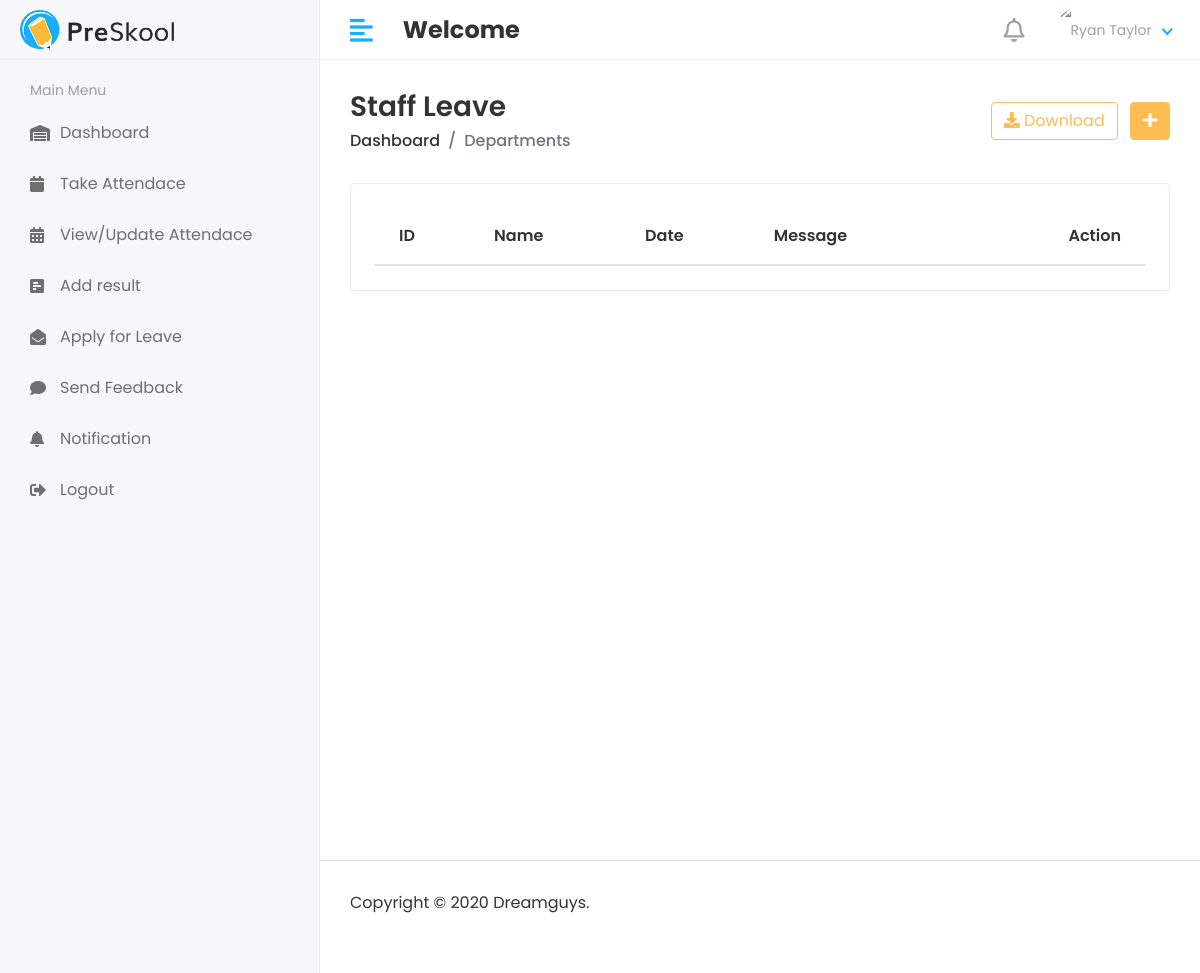
The app's page /hod/staf/stafleave/, older data.
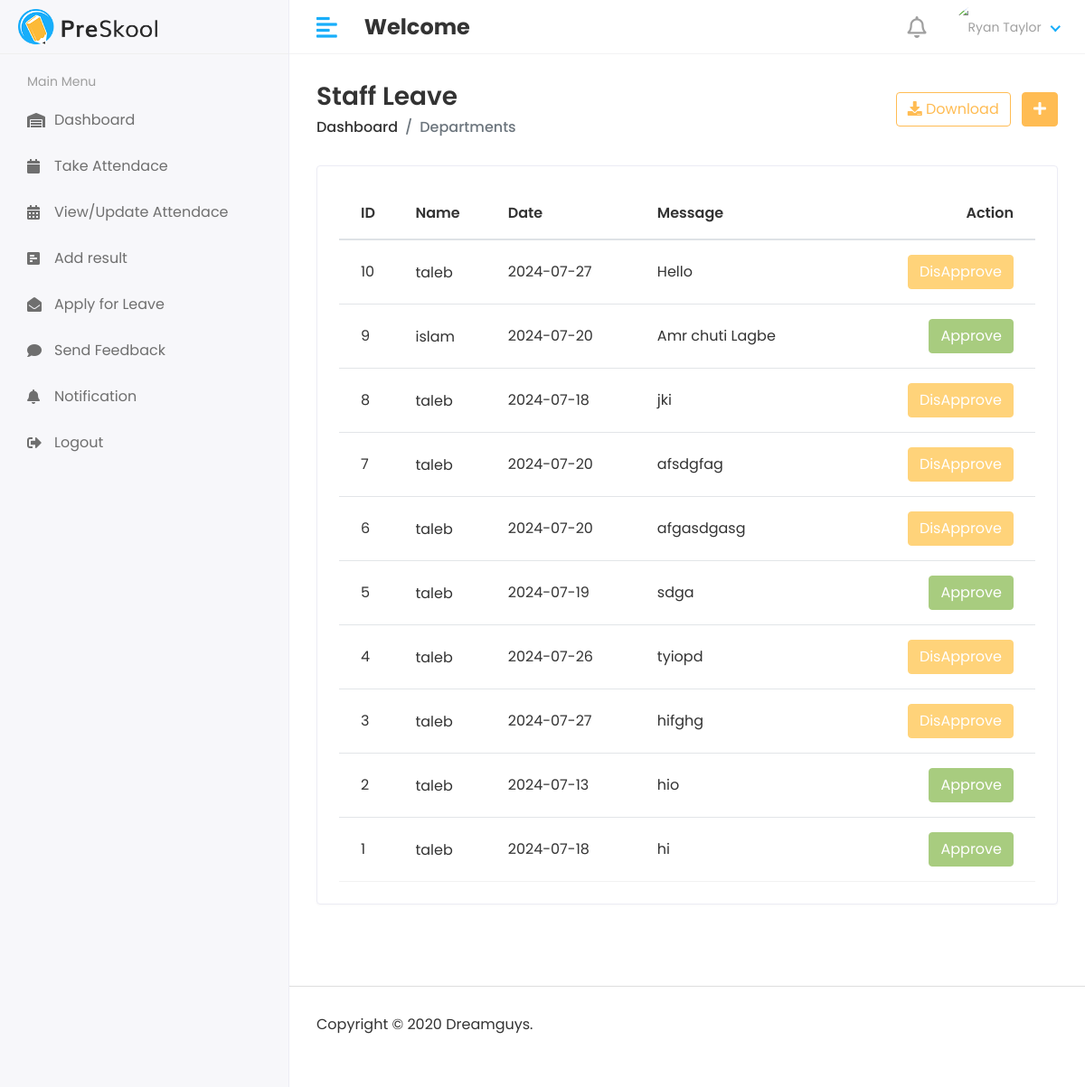
The same page, newer data.
### App/models.py (models this page shows, shortened)
class Stafleave(models.Model):
    staf_id=models.ForeignKey(Staf, on_delete=models.CASCADE)
    data=models.CharField( max_length=100)
    message=models.TextField()
    status=models.IntegerField(default=0)
    create=models.DateField( auto_now_add=True)
    update=models.DateField( auto_now_add=True)

class Staf(models.Model):
    admin=models.OneToOneField(CustomUser, on_delete=models.CASCADE,null=True,blank=True)
    address=models.CharField( max_length=50)
    gender=models.CharField( max_length=50)
    religion=models.CharField( max_length=50)
    univercity=models.CharField( max_length=50)
    subject=models.CharField( max_length=50)
    phone=models.CharField( max_length=50)
    create=models.DateField( auto_now_add=False)
    update=models.DateField( auto_now=True)

class CustomUser(AbstractUser):
    USER=(
        (1, 'HOD'),
        (2, 'STAFF'),
        (3, 'STUDENT'),
    )
    user_type=models.CharField(choices=USER, max_length=50,default=1,blank=True,null=True)
    profile_pic=models.ImageField( upload_to='profile pic',blank=True,null=True)

### App/hod_views.py (the view)
# urls.py: path('hod/staf/stafleave/',hod_views.stafLeave,name='stafleave_hod'),
def stafLeave(request):
    stafLeave=Stafleave.objects.all().order_by('-id')
    return render(request,'hod/stafleave.html',locals())

### App/context_processors.py (called while the page is built)
def StafViewNotification(request):
    c = 0
    if request.user.is_authenticated:
        staf = Staf.objects.filter(admin=request.user.id)
        for i in staf:
            staf_id = i.id
            notifications = stafNotificatuion.objects.filter(staf_id=staf_id, status=0)
            c += notifications.count()  #
    return {'c': c}

### templates/hod/stafleave.html (shortened to what this page needs)
{% extends "base.html" %}
{% block content %}
<div class="page-wrapper">
    <div class="content container-fluid">
        <div class="page-header">
            <div class="row align-items-center">
                <div class="col">
                    <h3 class="page-title">Staff Leave</h3>
                    <ul class="breadcrumb">
                        <li class="breadcrumb-item"><a href="index.html">Dashboard</a></li>
                        <li class="breadcrumb-item active">Departments</li>
                    </ul>
                </div>
                <div class="col-auto text-right float-right ml-auto">
                    <a href="#" class="btn btn-outline-primary mr-2"><i class="fas fa-download"></i> Download</a>
                    <a href="add-department.html" class="btn btn-primary"><i class="fas fa-plus"></i></a>
                </div>
            </div>
        </div>
        <div class="row">
            <div class="col-sm-12">
                <div class="card card-table">
                    <div class="card-body">
                        <div class="table-responsive">
                            <table class="table table-hover table-center mb-0 datatable">
                                <thead>
                                    <tr>
                                        <th>ID</th>
                                        <th>Name</th>
                                        <th>Date</th>
                                        <th>Message</th>
                                        <th class="text-right">Action</th>
                                    </tr>
                                </thead>
                                <tbody>
                                     {% for c in stafLeave %}
                                    <tr>
                                        <td>{{c.id}}</td>
                                        <td>
                                            <h2><a>{{c.staf_id.admin.username}}</a></h2>
                                        </td>
                                        <td>{{c.data}}</td>
                                        <td>{{c.message}}</td>
                                        <td class="text-right">
                                            <div class="actions">
                                                {% if c.status == 0 %}
                                                <a href="{% url "staf_approve" staf_approve_id=c.id %}" class="btn btn-success">Approve</a>
                                                <a href="{% url "staf_disapprove" staf_disapprove_id=c.id %}" class="btn btn-danger">Disapprove</a>
                                                {% elif c.status == 1 %}
                                               <button class="btn btn-success" disabled="disabled" >Approve</button>
                                                {% else %}
                                                <button class="btn btn-warning" disabled="disabled" >DisApprove</button>
                                                {% endif %}
                                            </div>
                                        </td>
                                    </tr>
                                    {% endfor %}
                                </tbody>
                            </table>
                        </div>
                    </div>
                </div>
            </div>
        </div>
    </div>
</div>
{% endblock content %}

Row changes from the older to the newer data that the page shows:
added Stafleave: id "10", staf_id.admin.username "taleb", data "2024-07-27", message "Hello", status "DisApprove"
added Stafleave: id "9", staf_id.admin.username "islam", data "2024-07-20", message "Amr chuti Lagbe", status "Approve"
added Stafleave: id "8", staf_id.admin.username "taleb", data "2024-07-18", message "jki", status "DisApprove"
added Stafleave: id "7", staf_id.admin.username "taleb", data "2024-07-20", message "afsdgfag", status "DisApprove"
added Stafleave: id "6", staf_id.admin.username "taleb", data "2024-07-20", message "afgasdgasg", status "DisApprove"
added Stafleave: id "5", staf_id.admin.username "taleb", data "2024-07-19", message "sdga", status "Approve"
added Stafleave: id "4", staf_id.admin.username "taleb", data "2024-07-26", message "tyiopd", status "DisApprove"
added Stafleave: id "3", staf_id.admin.username "taleb", data "2024-07-27", message "hifghg", status "DisApprove"
added Stafleave: id "2", staf_id.admin.username "taleb", data "2024-07-13", message "hio", status "Approve"
added Stafleave: id "1", staf_id.admin.username "taleb", data "2024-07-18", message "hi", status "Approve"
